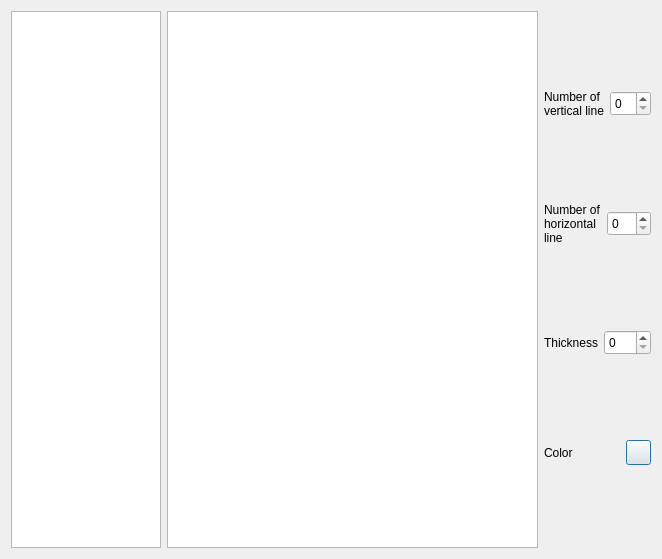
<?xml version="1.0" encoding="UTF-8"?>
<ui version="4.0">
 <class>dialog_sheet</class>
 <widget class="QDialog" name="dialog_sheet">
  <property name="geometry">
   <rect>
    <x>0</x>
    <y>0</y>
    <width>662</width>
    <height>559</height>
   </rect>
  </property>
  <property name="windowTitle">
   <string>Sheet</string>
  </property>
  <layout class="QHBoxLayout" name="horizontalLayout">
   <item>
    <widget class="QListView" name="listView">
     <property name="maximumSize">
      <size>
       <width>150</width>
       <height>16777215</height>
      </size>
     </property>
    </widget>
   </item>
   <item>
    <layout class="QHBoxLayout" name="horizontalLayout_main">
     <property name="sizeConstraint">
      <enum>QLayout::SetDefaultConstraint</enum>
     </property>
     <item>
      <widget class="QGraphicsView" name="graphicsView"/>
     </item>
     <item>
      <layout class="QVBoxLayout" name="verticalLayout">
       <item>
        <layout class="QHBoxLayout" name="horizontalLayout_2">
         <item>
          <widget class="QLabel" name="label_orizzontal">
           <property name="maximumSize">
            <size>
             <width>80</width>
             <height>16777215</height>
            </size>
           </property>
           <property name="text">
            <string>Number of 
vertical line</string>
           </property>
          </widget>
         </item>
         <item>
          <widget class="QSpinBox" name="x">
           <property name="maximumSize">
            <size>
             <width>50</width>
             <height>25</height>
            </size>
           </property>
          </widget>
         </item>
        </layout>
       </item>
       <item>
        <layout class="QHBoxLayout" name="horizontalLayout_3">
         <item>
          <widget class="QLabel" name="label_vertical">
           <property name="maximumSize">
            <size>
             <width>80</width>
             <height>16777215</height>
            </size>
           </property>
           <property name="text">
            <string>Number of 
horizontal 
line</string>
           </property>
          </widget>
         </item>
         <item>
          <widget class="QSpinBox" name="y">
           <property name="maximumSize">
            <size>
             <width>50</width>
             <height>25</height>
            </size>
           </property>
          </widget>
         </item>
        </layout>
       </item>
       <item>
        <layout class="QHBoxLayout" name="horizontalLayout_4">
         <item>
          <widget class="QLabel" name="label_thickness">
           <property name="maximumSize">
            <size>
             <width>80</width>
             <height>16777215</height>
            </size>
           </property>
           <property name="text">
            <string>Thickness</string>
           </property>
          </widget>
         </item>
         <item>
          <widget class="QSpinBox" name="t">
           <property name="maximumSize">
            <size>
             <width>50</width>
             <height>25</height>
            </size>
           </property>
          </widget>
         </item>
        </layout>
       </item>
       <item>
        <layout class="QHBoxLayout" name="horizontalLayout_color">
         <item>
          <widget class="QLabel" name="label_color">
           <property name="maximumSize">
            <size>
             <width>80</width>
             <height>100</height>
            </size>
           </property>
           <property name="text">
            <string>Color</string>
           </property>
          </widget>
         </item>
         <item>
          <widget class="QPushButton" name="pushButton_color">
           <property name="maximumSize">
            <size>
             <width>25</width>
             <height>25</height>
            </size>
           </property>
           <property name="text">
            <string/>
           </property>
          </widget>
         </item>
        </layout>
       </item>
      </layout>
     </item>
    </layout>
   </item>
  </layout>
 </widget>
 <resources/>
 <connections/>
</ui>
